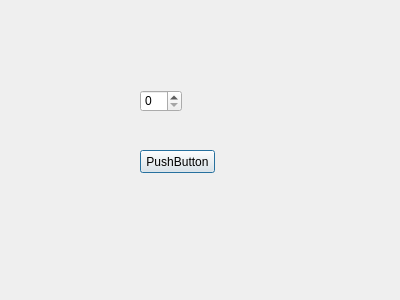
<?xml version="1.0" encoding="UTF-8"?>
<ui version="4.0">
 <class>MyDialog</class>
 <widget class="QDialog" name="MyDialog">
  <property name="geometry">
   <rect>
    <x>0</x>
    <y>0</y>
    <width>400</width>
    <height>300</height>
   </rect>
  </property>
  <property name="windowTitle">
   <string>Dialog</string>
  </property>
  <widget class="QSpinBox" name="spinBox">
   <property name="geometry">
    <rect>
     <x>140</x>
     <y>90</y>
     <width>42</width>
     <height>22</height>
    </rect>
   </property>
  </widget>
  <widget class="QPushButton" name="pushButton">
   <property name="geometry">
    <rect>
     <x>140</x>
     <y>150</y>
     <width>75</width>
     <height>23</height>
    </rect>
   </property>
   <property name="text">
    <string>PushButton</string>
   </property>
  </widget>
 </widget>
 <resources/>
 <connections/>
</ui>
